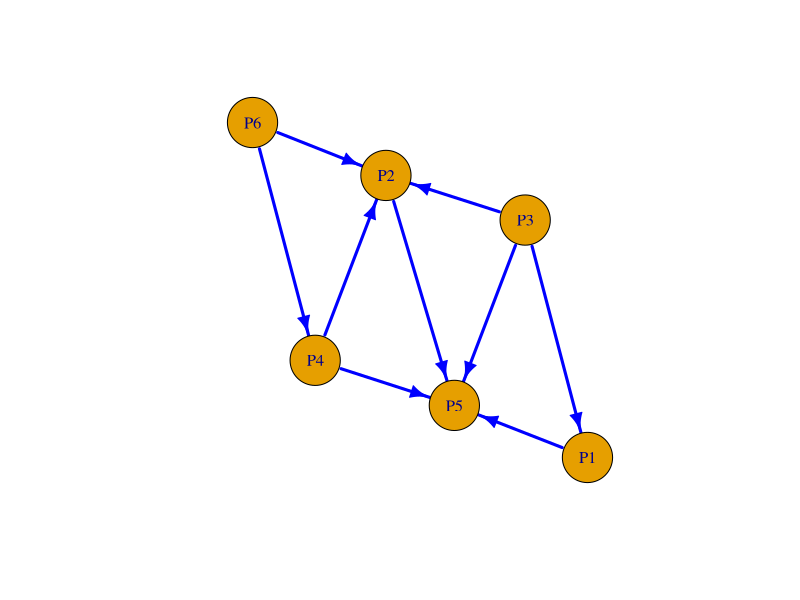

Source code (R):
#### Problema 2 ####

# Problema 2 (Kolman, 1998, adaptado) - Um grupo de seis indivíduos se reúne, já há algum tempo, em sessões de terapia em grupo. O terapeuta, que não faz parte do grupo [de seis indivíduos] deseja representar as relações de influência entre eles. Para isso, com apoio do software RStudio, traçou o seguinte grafo:

library(igraph)

m <- matrix(c(0,0,0,0,1,0, 0,0,0,0,1,0, 1,1,0,0,1,0, 0,1,0,0,1,0, 0,0,0,0,0,0, 0,1,0,1,0,0), nrow = 6, ncol = 6, byrow = T,
            dimnames = list(c("P1", "P2", "P3", "P4", "P5", "P6"),
                            c("P1", "P2", "P3", "P4", "P5", "P6"))) # Criando a matriz adjacência. 
m # Visualizando a matriz.

g = graph.adjacency(m,"directed",NULL) # Qualificando a matriz m criada como uma matriz adjacente.
plot(g, vertex.size = 30, edge.arrow.size=1, edge.width=3, edge.color="blue") # Plotando o grafo.
